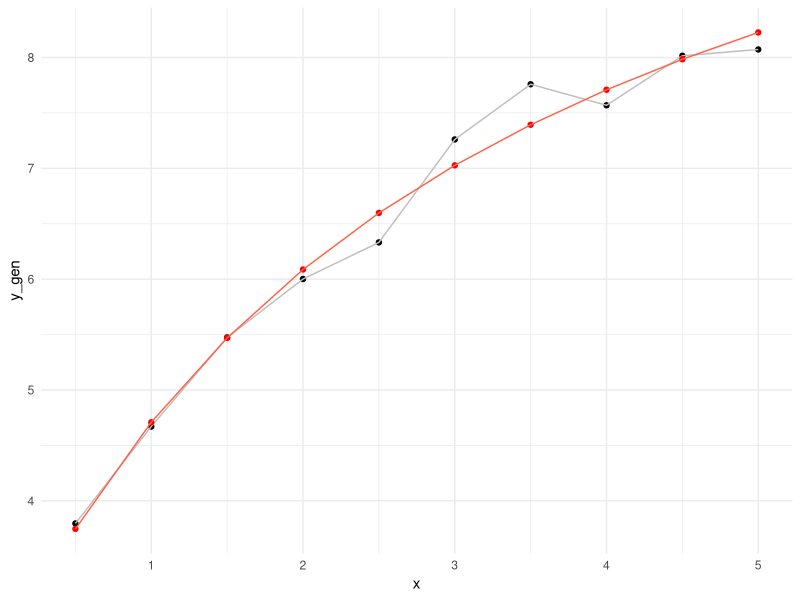

This figure's R source:
## ---- chunk 1

knitr::opts_chunk$set(
  fig.width = 6,
  fig.height = 4,
  out.extra='',
  echo = FALSE,
  warning = FALSE,
  message = FALSE,
  error = FALSE,
  cache=FALSE,
  dev.args = list(png = list(type = "cairo")))

knitr::opts_chunk$set(
  fig.pos = "H",
  out.extra = "",
  fig.align = "center",
  dev = "pdf",
  dev.args = list(encoding="CP1257.enc")
)

set.seed(282241)

## ---- chunk 2
library(knitr)
library(ggplot2)
library(patchwork)
library(readxl)
library(kableExtra)
library(car)
library(GGally)
library(corrplot)
library(MASS)
## ---- chunk 3
# Parametry
n <- 10
x <- (1:10)/2
b1 <- 10
b2 <- 3
b3 <- 2
sig <- 1/2
## ---- chunk 4
y_gen <- (b1*x)/(b2+x)+b3 + rnorm(10,mean = 0, sd = sig)

## ---- chunk 5

fun_g <- function(x,beta){
  return((beta[1] * x) / (beta[2] + x) + beta[3])
}

grad_g <- function(x, beta){
  return(c(x/(beta[2]+x), - (beta[1] *x)/(beta[2]+x)^2,1))
}

## ---- chunk 6

mac_G <- function(wek_x, beta){
  n <- length(wek_x)
  p <- length(beta)
  mac <- matrix(nrow = n, ncol = p)
  for (i in 1:n){
    mac[i, ] <- grad_g(wek_x[i], beta = beta)
  }
  return(mac)
}

G_N <- function(x,y, beta_0 = c(8,2,1), eps=0.0001 , M=100){
  
  p <- length(beta_0)
  
  stare_beta <- beta_0
  for (i in 1:M){
    
    y_prog <- fun_g(x, stare_beta)
    G <- mac_G(x, beta = stare_beta)
      
    krok <- ginv(t(G) %*% G) %*%
      t(G)%*%(y-y_prog)
    
    nowe_beta <- stare_beta + krok

    # Warunek stopu
    if (sqrt(sum((nowe_beta-stare_beta)^2))<eps){
      break
    }
    stare_beta <- nowe_beta
  }
  
  # Oszacowanie wariancji
  y_koniec <- fun_g(x, nowe_beta)
  RSS <- sum((y - y_koniec)^2)
  sig_kw <- RSS / (n - p)
  
  # Oszacowanie macierzy kowariancji
  mac_cov <- sig_kw * ginv(t(G)%*%G)
  
  return(list(beta_est = nowe_beta, sigma2_est = sig_kw, iteracje = i, macierz_cov = mac_cov))
}

G_N_rozw <- G_N(x,y_gen)
## ---- chunk 7

G_N_tab <- function(x,y, beta_0 = c(8,2,1), eps=0.0001 , M=100){
  
  n <- length(x)
  p <- length(beta_0)
  
  historia <- data.frame( )
  
  stare_beta <- beta_0
  for (i in 1:M){
    
    y_prog <- fun_g(x, stare_beta)
    G <- mac_G(x, beta = stare_beta)
    
    
    krok <- ginv(t(G) %*% G) %*%
      t(G)%*%(y-y_prog)
    
    
    RSS <- sum((y - y_prog) ^ 2)
    L_log <- -n / 2 * log(2 * pi) - n / 2 * log(RSS /
            (n - p)) - (n - p) / 2
    
    historia <- rbind(
      historia,
      data.frame(
        krok = i,
        beta1 = stare_beta[1],
        beta2 = stare_beta[2],
        beta3 = stare_beta[3],
        sigma_kw = RSS / (n - p),
        L = L_log
      )
    )
    
    nowe_beta <- stare_beta + krok
    
    # Warunek stopu
    if (sqrt(sum((nowe_beta-stare_beta)^2))<eps){
      break
    }
    stare_beta <- nowe_beta
  }
  
  # Oszacowanie wariancji
  y_koniec <- fun_g(x, nowe_beta)
  RSS <- sum((y - y_koniec)^2)
  sig_kw <- RSS / (n - p)
  
  return(list(beta_est = nowe_beta, sigma2_est = sig_kw, iteracje = i, historia))
}

## ---- chunk 8
y_pred <- fun_g(x, G_N_rozw$beta_est)
## ---- chunk 9
ggplot()+
  geom_point(aes(x=x,y=y_gen), col = "black")+
  geom_line(aes(x=x,y=y_gen), col = "gray")+
  geom_point(aes(x=x,y=y_pred), col = "red1") +
  geom_line(aes(x=x,y=y_pred), col = "tomato1") +
  theme_minimal()
